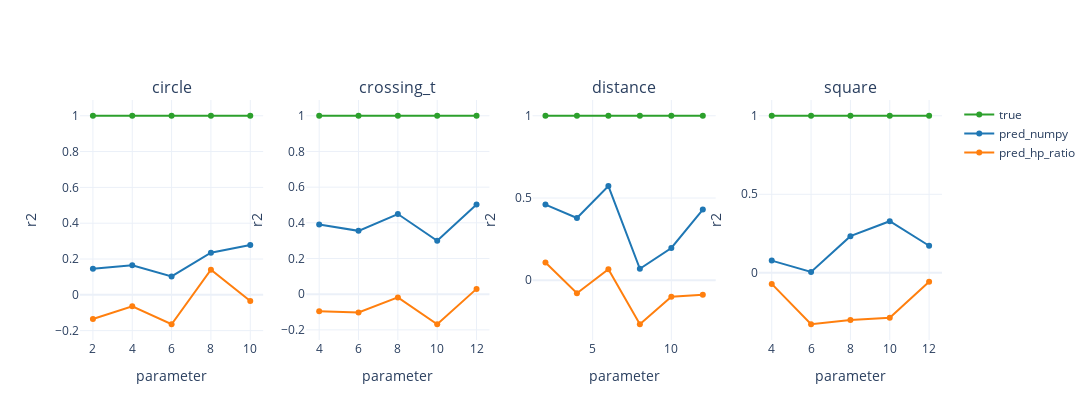

Notebook code for this chart:
### Code cell
fig = make_subplots(rows=1, cols=len(setups), subplot_titles=setups)
for col, setup in enumerate(setups, start=1):
    part = score_df[score_df["setup"] == setup].sort_values("parameter_value")
    for source, color in [("true", "#2ca02c"), ("pred_numpy", "#1f77b4"), ("pred_hp_ratio", "#ff7f0e")]:
        sub = part[part["source"] == source]
        fig.add_trace(
            go.Scatter(
                x=sub["parameter_value"],
                y=sub["score"],
                mode="lines+markers",
                name=source,
                line={"color": color},
                showlegend=(col == 1),
            ),
            row=1,
            col=col,
        )
    fig.update_xaxes(title_text="parameter", row=1, col=col)
    fig.update_yaxes(title_text="r2", row=1, col=col)

fig.update_layout(height=420, width=max(1100, 320 * len(setups)), template="plotly_white")
fig.show()

### Figure 1 — Plotly figure (JSON) as saved in the notebook; plotly's stock layout.template omitted (floating-point values rounded to 4 significant figures)
{"data": [{"line": {"color": "#2ca02c"}, "mode": "lines+markers", "name": "true", "showlegend": true, "x": [2.0, 4.0, 6.0, 8.0, 10.0], "y": [1.0, 1.0, 1.0, 1.0, 1.0], "type": "scatter", "xaxis": "x", "yaxis": "y"}, {"line": {"color": "#1f77b4"}, "mode": "lines+markers", "name": "pred_numpy", "showlegend": true, "x": [2.0, 4.0, 6.0, 8.0, 10.0], "y": [0.1451, 0.1648, 0.1024, 0.2354, 0.2781], "type": "scatter", "xaxis": "x", "yaxis": "y"}, {"line": {"color": "#ff7f0e"}, "mode": "lines+markers", "name": "pred_hp_ratio", "showlegend": true, "x": [2.0, 4.0, 6.0, 8.0, 10.0], "y": [-0.135, -0.06411, -0.1643, 0.1402, -0.03501], "type": "scatter", "xaxis": "x", "yaxis": "y"}, {"line": {"color": "#2ca02c"}, "mode": "lines+markers", "name": "true", "showlegend": false, "x": [4.0, 6.0, 8.0, 10.0, 12.0], "y": [1.0, 1.0, 1.0, 1.0, 1.0], "type": "scatter", "xaxis": "x2", "yaxis": "y2"}, {"line": {"color": "#1f77b4"}, "mode": "lines+markers", "name": "pred_numpy", "showlegend": false, "x": [4.0, 6.0, 8.0, 10.0, 12.0], "y": [0.3912, 0.355, 0.4492, 0.299, 0.5023], "type": "scatter", "xaxis": "x2", "yaxis": "y2"}, {"line": {"color": "#ff7f0e"}, "mode": "lines+markers", "name": "pred_hp_ratio", "showlegend": false, "x": [4.0, 6.0, 8.0, 10.0, 12.0], "y": [-0.09577, -0.1029, -0.01821, -0.1685, 0.02977], "type": "scatter", "xaxis": "x2", "yaxis": "y2"}, {"line": {"color": "#2ca02c"}, "mode": "lines+markers", "name": "true", "showlegend": false, "x": [2.0, 4.0, 6.0, 8.0, 10.0, 12.0], "y": [1.0, 1.0, 1.0, 1.0, 1.0, 1.0], "type": "scatter", "xaxis": "x3", "yaxis": "y3"}, {"line": {"color": "#1f77b4"}, "mode": "lines+markers", "name": "pred_numpy", "showlegend": false, "x": [2.0, 4.0, 6.0, 8.0, 10.0, 12.0], "y": [0.46, 0.3787, 0.5726, 0.06997, 0.1964, 0.4299], "type": "scatter", "xaxis": "x3", "yaxis": "y3"}, {"line": {"color": "#ff7f0e"}, "mode": "lines+markers", "name": "pred_hp_ratio", "showlegend": false, "x": [2.0, 4.0, 6.0, 8.0, 10.0, 12.0], "y": [0.108, -0.07849, 0.06686, -0.2673, -0.09975, -0.08736], "type": "scatter", "xaxis": "x3", "yaxis": "y3"}, {"line": {"color": "#2ca02c"}, "mode": "lines+markers", "name": "true", "showlegend": false, "x": [4.0, 6.0, 8.0, 10.0, 12.0], "y": [1.0, 1.0, 1.0, 1.0, 1.0], "type": "scatter", "xaxis": "x4", "yaxis": "y4"}, {"line": {"color": "#1f77b4"}, "mode": "lines+markers", "name": "pred_numpy", "showlegend": false, "x": [4.0, 6.0, 8.0, 10.0, 12.0], "y": [0.07779, 0.005359, 0.2335, 0.3285, 0.1722], "type": "scatter", "xaxis": "x4", "yaxis": "y4"}, {"line": {"color": "#ff7f0e"}, "mode": "lines+markers", "name": "pred_hp_ratio", "showlegend": false, "x": [4.0, 6.0, 8.0, 10.0, 12.0], "y": [-0.07055, -0.3274, -0.3004, -0.2861, -0.05726], "type": "scatter", "xaxis": "x4", "yaxis": "y4"}], "layout": {"xaxis": {"anchor": "y", "domain": [0.0, 0.2125], "title": {"text": "parameter"}}, "yaxis": {"anchor": "x", "domain": [0.0, 1.0], "title": {"text": "r2"}}, "xaxis2": {"anchor": "y2", "domain": [0.2625, 0.475], "title": {"text": "parameter"}}, "yaxis2": {"anchor": "x2", "domain": [0.0, 1.0], "title": {"text": "r2"}}, "xaxis3": {"anchor": "y3", "domain": [0.525, 0.7375], "title": {"text": "parameter"}}, "yaxis3": {"anchor": "x3", "domain": [0.0, 1.0], "title": {"text": "r2"}}, "xaxis4": {"anchor": "y4", "domain": [0.7875, 1.0], "title": {"text": "parameter"}}, "yaxis4": {"anchor": "x4", "domain": [0.0, 1.0], "title": {"text": "r2"}}, "annotations": [{"font": {"size": 16}, "showarrow": false, "text": "circle", "x": 0.1062, "xanchor": "center", "xref": "paper", "y": 1.0, "yanchor": "bottom", "yref": "paper"}, {"font": {"size": 16}, "showarrow": false, "text": "crossing_t", "x": 0.3688, "xanchor": "center", "xref": "paper", "y": 1.0, "yanchor": "bottom", "yref": "paper"}, {"font": {"size": 16}, "showarrow": false, "text": "distance", "x": 0.6313, "xanchor": "center", "xref": "paper", "y": 1.0, "yanchor": "bottom", "yref": "paper"}, {"font": {"size": 16}, "showarrow": false, "text": "square", "x": 0.8938, "xanchor": "center", "xref": "paper", "y": 1.0, "yanchor": "bottom", "yref": "paper"}], "height": 420, "width": 1280}}
